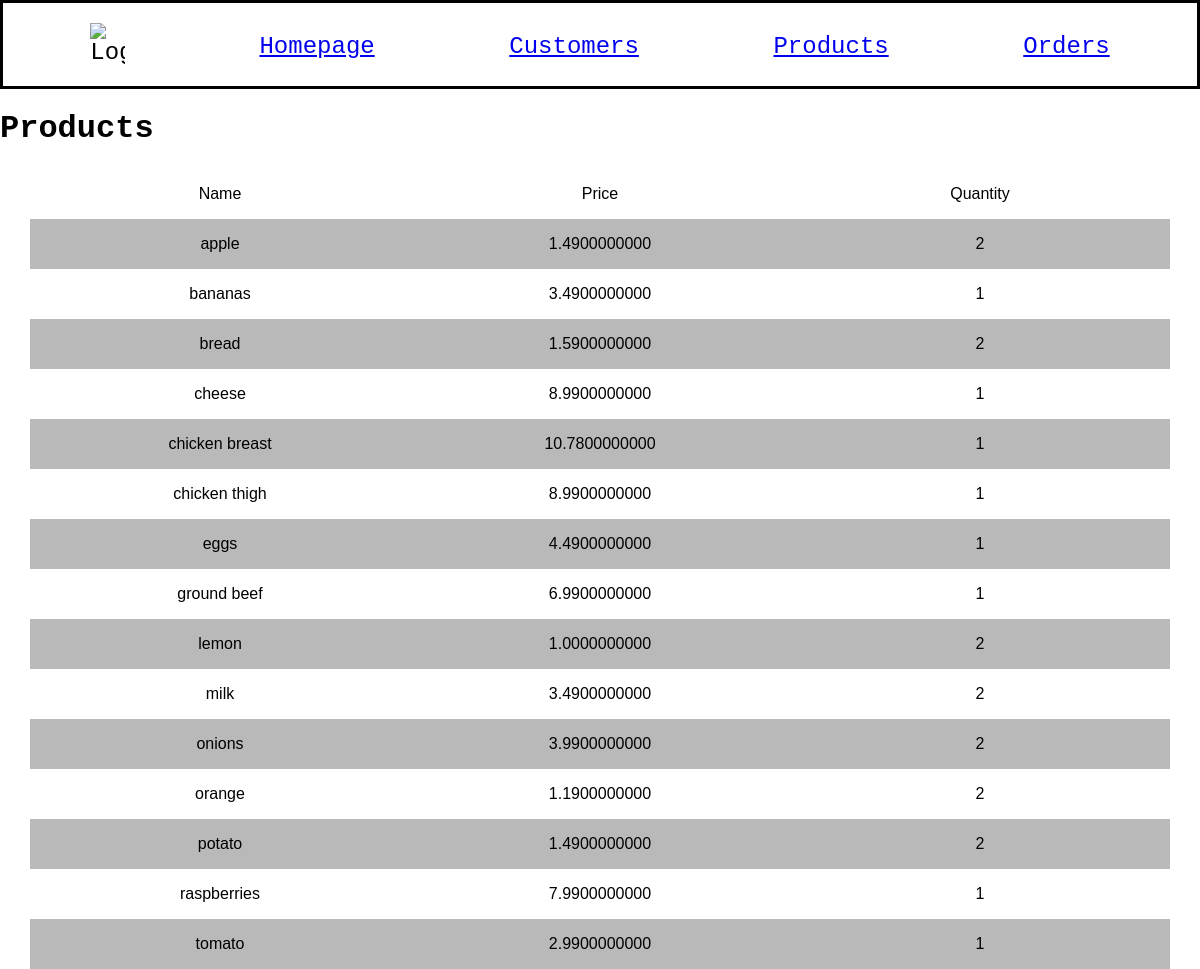
/products, run on an earlier commit of the app's database.
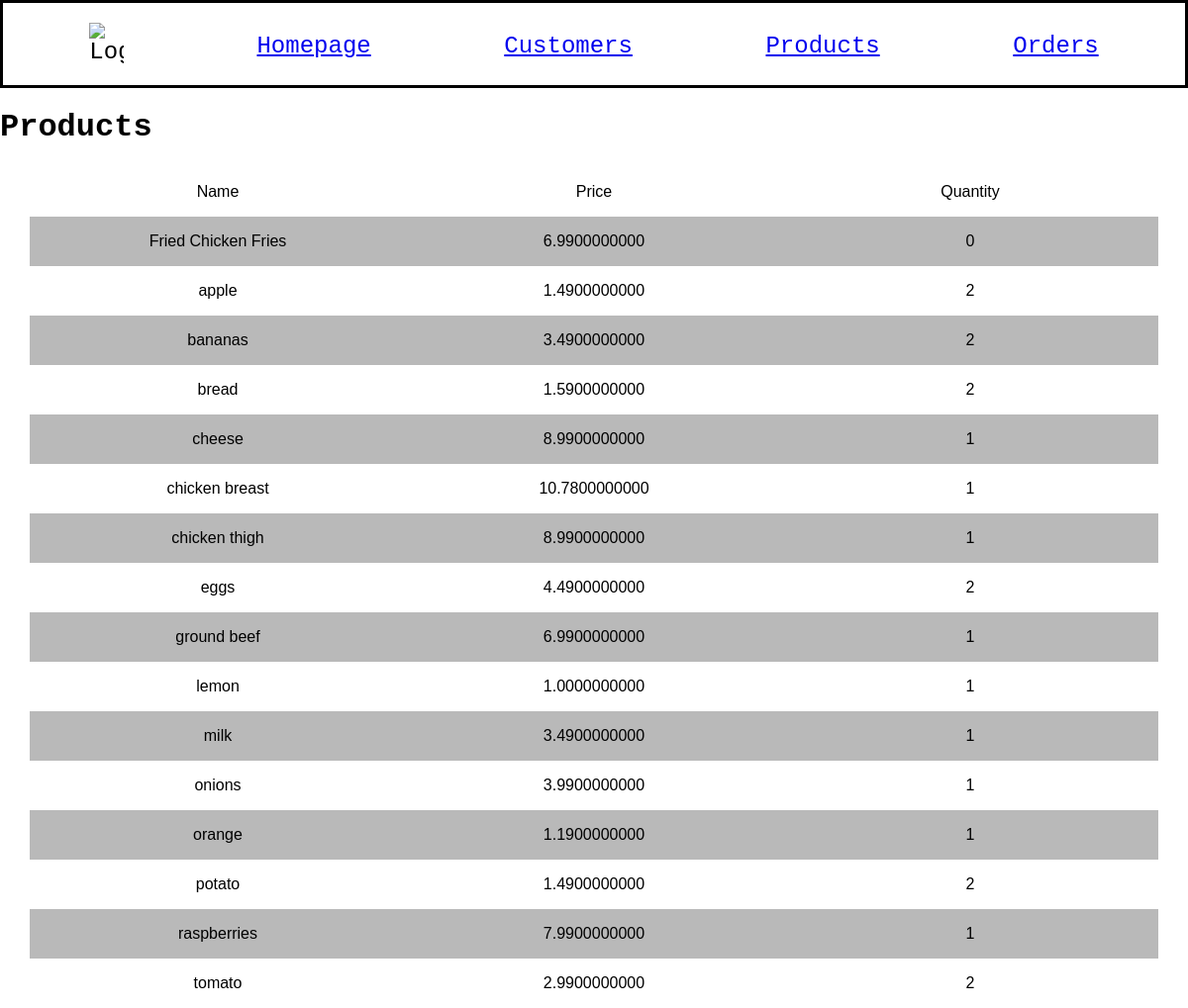
And on a later commit of the database.
### models.py (models this page shows, shortened)
class Product(db.Model):
    id = mapped_column(Integer, primary_key=True)
    name = mapped_column(String(200), nullable=False, unique=True)
    price = mapped_column(Numeric, nullable=False)
    quantity = mapped_column(Integer, nullable=False, default=10)

### app.py (the view)
@app.route("/products")
def products():
    statement = select(Product).order_by(Product.name)
    records = db.session.execute(statement)
    app_data = records.scalars()
    return render_template("products.html", products=app_data)

### templates/products.html
{% extends "base.html" %}
{% block content %}
<h1>Products</h1>
<div class="spreadsheet">
    <div>
        <p>Name</p>
    </div>
    <div>
        <p>Price</p>
    </div>
    <div>
        <p>Quantity</ p>
    </div>
</div>
{% for product in products %}
<div class="spreadsheet">
    <div>
        <p class="names">{{ product.name }}</p>
    </div>
    <div>
        <p class="info">{{ product.price }}</p>
    </div>
    <div>
        <p class="info">{{ product.quantity }}</p>
    </div>
</div>
{% endfor %}
{% endblock %}

What changed in the data, as far as the page shows it:
added Product: name "Fried Chicken Fries", price "6.9900000000", quantity "0"
changed Product "bananas": quantity "1" → "2"
changed Product "eggs": quantity "1" → "2"
changed Product "lemon": quantity "2" → "1"
changed Product "milk": quantity "2" → "1"
changed Product "onions": quantity "2" → "1"
changed Product "orange": quantity "2" → "1"
changed Product "tomato": quantity "1" → "2"
